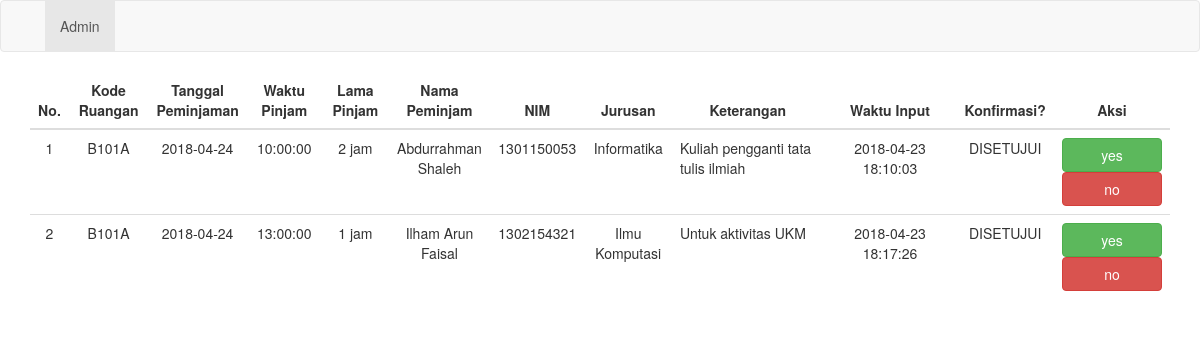
/wp-admin.php, run on the app's committed database.
### tables this page shows
CREATE TABLE `pinjam` (
  `id` int(11) NOT NULL,
  `kode_ruangan` varchar(10) NOT NULL,
  `tanggal` date NOT NULL,
  `jam` time NOT NULL,
  `lama_pinjam` int(11) NOT NULL,
  `atas_nama` varchar(50) NOT NULL,
  `nim` varchar(10) NOT NULL,
  `jurusan` varchar(20) NOT NULL,
  `keterangan` varchar(200) NOT NULL,
  `waktu_input` timestamp NOT NULL DEFAULT CURRENT_TIMESTAMP ON UPDATE CURRENT_TIMESTAMP
);

CREATE TABLE `konfirm` (
  `id` int(11) NOT NULL,
  `konfirmasi` varchar(10) NOT NULL
);

### wp-admin.php (the view, shortened to what this page needs)
<!DOCTYPE html>
<?php include "config.php"; ?>
<html>
<head>
	<link rel="stylesheet" href="https://maxcdn.bootstrapcdn.com/bootstrap/3.3.7/css/bootstrap.min.css">
</head>
<?php
	$i = 1;
	$query = mysqli_query($conn, "SELECT * FROM pinjam INNER JOIN konfirm ON pinjam.id = konfirm.id;");
?>
<body>
	<div>
		<nav id="mainNav" class="navbar navbar-default">
        	<div class="container">
            	<div class="collapse navbar-collapse" id="bs-example-navbar-collapse-1">
                	<ul class="nav navbar-nav">
                    		<li  class="active"><a href="wp-admin.php">Admin</a></li>
                	</ul>
            	</div>
        	</div>
   		</nav>
	</div>
	<div class="container">
		<table class="table" >
			<thead>
				<tr>
					<th style="width: 40px; text-align: center;">No.</th>
					<th style="width: 100px; text-align: center;">Kode Ruangan</th>
					<th style="width: 100px; text-align: center;">Tanggal Peminjaman</th>
					<th style="width: 100px; text-align: center;">Waktu Pinjam</th>
					<th style="width: 100px; text-align: center;">Lama Pinjam</th>
					<th style="width: 100px; text-align: center;">Nama Peminjam</th>
					<th style="width: 100px; text-align: center;">NIM</th>
					<th style="width: 100px; text-align: center;">Jurusan</th>
					<th style="width: 500px; text-align: center;">Keterangan</th>
					<th style="width: 500px; text-align: center;">Waktu Input</th>
					<th style="width: 100px; text-align: center;">Konfirmasi?</th>
					<th style="width: 100px; text-align: center;">Aksi</th>
				</tr>
			</thead>
			<tbody>
				<?php while ($key = mysqli_fetch_array($query)){?>
				<tr>
					<td style="text-align: center;"><?php echo $i; ?></td>
					<td style="text-align: center;"><?php echo $key['kode_ruangan']; ?></td>
					<td style="text-align: center;"><?php echo $key['tanggal']; ?></td>
					<td style="text-align: center;"><?php echo $key['jam']; ?></td>
					<td style="text-align: center;"><?php echo $key['lama_pinjam']; ?> jam</td>
					<td style="text-align: center;"><?php echo $key['atas_nama']; ?></td>
					<td style="text-align: center;"><?php echo $key['nim']; ?></td>
					<td style="text-align: center;"><?php echo $key['jurusan']; ?></td>
					<td><?php echo $key['keterangan']; ?></td>
					<td style="text-align: center;"><?php echo $key['waktu_input']; ?></td>
					<td style="text-align: center;"><?php echo $key['konfirmasi']; ?></td>
					<td style="text-align: center;">
					<form action="konfirm.php" method="post" accept-charset="utf-8">
						<input type="submit" name="yes" class="btn btn-success aw" value="yes">
						<input type="submit" name="no" class="btn btn-danger aw" value="no">
					</form>
					</td>
				</tr>
				<?php $i++; }; ?>
			</tbody>
		</table>
	</div>
</body>
</html>

### wp-admin.php (style rules this page uses)
.aw { width: 100px; }

### data on the page
pinjam: kode_ruangan "B101A", tanggal "2018-04-24", jam "10:00:00", lama_pinjam "2", atas_nama "Abdurrahman Shaleh", nim "1301150053", jurusan "Informatika", keterangan "Kuliah pengganti tata tulis ilmiah", waktu_input "2018-04-23 18:10:03", konfirm.konfirmasi "DISETUJUI"
pinjam: kode_ruangan "B101A", tanggal "2018-04-24", jam "13:00:00", lama_pinjam "1", atas_nama "Ilham Arun Faisal", nim "1302154321", jurusan "Ilmu Komputasi", keterangan "Untuk aktivitas UKM", waktu_input "2018-04-23 18:17:26", konfirm.konfirmasi "DISETUJUI"
